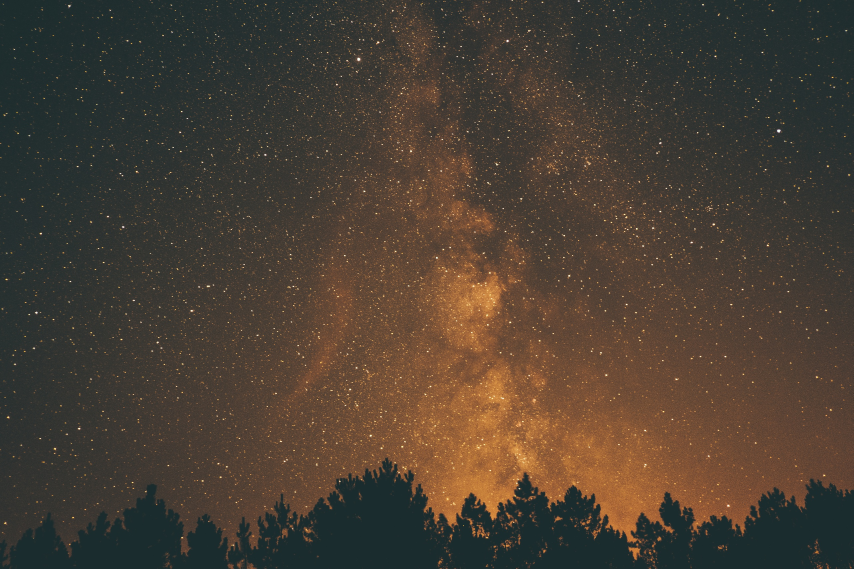
#> input picture assets/image/wallpaper_milkyway.jpg, 2560 x 1706 px (shown at 1/3 size)
$ python -i png_to_qoi.py   (imports and definitions only)
#> lines starting #> are read from the running program, lines starting #| are printed output that depends on the picture
#!/usr/bin/env python3
"""
tools/png_to_qoi.py
Converts images (PNG, JPG, etc.) into the Quite OK Image (QOI) format for Pomelo OS.

Features:
- Self-contained, zero-dependency pure Python QOI encoder (only requires Pillow).
- High-quality Lanczos resampling and center cropping.
- Optional 16-sample supersampled iOS-style Squircle (continuous-curvature) rounded corner mask.
- Directly configured in main() via variables (no command-line arguments needed).
"""

import os
import sys
import math
import struct
import time

try:
    from PIL import Image
except ImportError:
    print("[!] Error: 'Pillow' is required.")
    print("    Install it via: pip install Pillow")
    sys.exit(1)


# =============================================================================
# QOI Encoder Implementation (Pure Python, Full Specification Compliant)
# =============================================================================

QOI_OP_INDEX = 0x00  # 00xxxxxx
QOI_OP_DIFF  = 0x40  # 01xxxxxx
QOI_OP_LUMA  = 0x80  # 10xxxxxx
QOI_OP_RUN   = 0xC0  # 11xxxxxx
QOI_OP_RGB   = 0xFE  # 11111110
QOI_OP_RGBA  = 0xFF  # 11111111

QOI_MAGIC = b"qoif"
QOI_END_MARKER = b"\x00\x00\x00\x00\x00\x00\x00\x01"


def encode_qoi(width: int, height: int, pixels: bytes, channels: int = 4, colorspace: int = 0) -> bytes:
    """
    Encodes raw pixel bytes (RGB or RGBA) into QOI format bytes.
    - width, height: image dimensions in pixels
    - pixels: bytes sequence of length width * height * channels
    - channels: 3 for RGB, 4 for RGBA
    - colorspace: 0 for sRGB with linear alpha
    """
    if channels not in (3, 4):
        raise ValueError(f"Invalid channels: {channels}. Must be 3 (RGB) or 4 (RGBA).")

    out = bytearray(QOI_MAGIC)
    out.extend(struct.pack(">IIBB", width, height, channels, colorspace))

    index = [[0, 0, 0, 0] for _ in range(64)]
    prev_r, prev_g, prev_b, prev_a = 0, 0, 0, 255
    run = 0

    total_pixels = width * height
    stride = channels

    for i in range(0, total_pixels * stride, stride):
        r = pixels[i]
        g = pixels[i + 1]
        b = pixels[i + 2]
        a = pixels[i + 3] if channels == 4 else 255

        if r == prev_r and g == prev_g and b == prev_b and a == prev_a:
            run += 1
            if run == 62:
                out.append(QOI_OP_RUN | (run - 1))
                run = 0
        else:
            if run > 0:
                out.append(QOI_OP_RUN | (run - 1))
                run = 0

            idx = (r * 3 + g * 5 + b * 7 + a * 11) % 64
            if index[idx] == [r, g, b, a]:
                out.append(QOI_OP_INDEX | idx)
            elif a == prev_a:
                vr = (r - prev_r)
                vg = (g - prev_g)
                vb = (b - prev_b)
                # Wraparound handling for 8-bit difference
                if vr > 127: vr -= 256
                elif vr < -128: vr += 256
                if vg > 127: vg -= 256
                elif vg < -128: vg += 256
                if vb > 127: vb -= 256
                elif vb < -128: vb += 256

                vg_r = vr - vg
                vg_b = vb - vg

                if -2 <= vr <= 1 and -2 <= vg <= 1 and -2 <= vb <= 1:
                    out.append(QOI_OP_DIFF | ((vr + 2) << 4) | ((vg + 2) << 2) | (vb + 2))
                elif -32 <= vg <= 31 and -8 <= vg_r <= 7 and -8 <= vg_b <= 7:
                    out.append(QOI_OP_LUMA | (vg + 32))
                    out.append(((vg_r + 8) << 4) | (vg_b + 8))
                else:
                    out.extend([QOI_OP_RGB, r, g, b])
            else:
                out.extend([QOI_OP_RGBA, r, g, b, a])

            index[idx] = [r, g, b, a]
            prev_r, prev_g, prev_b, prev_a = r, g, b, a

    if run > 0:
        out.append(QOI_OP_RUN | (run - 1))

    out.extend(QOI_END_MARKER)
    return bytes(out)


# =============================================================================
# Squircle Mask Generator
# =============================================================================

# [35 lines left out: function generate_squircle_mask, not called in this run]


# =============================================================================
# Image Processing & Conversion Function
# =============================================================================

def convert_image_to_qoi(
    input_path: str,
    output_path: str,
    target_size: tuple = None,
    crop_mode: str = "square",
    squircle: bool = False,
    squircle_radius_ratio: float = 0.225,
) -> None:
    """
    Reads an image, crops/resizes it, optionally applies squircle rounded corners,
    and encodes it into a QOI file.

    Parameters:
    - input_path: path to input image (PNG, JPG, etc.)
    - output_path: destination path for .qoi file
    - target_size: (width, height) tuple, or None to keep original size
    - crop_mode: 'square' for central square crop, 'aspect' for aspect ratio crop, or 'none'
    - squircle: whether to apply continuous-curvature rounded corner alpha mask
    - squircle_radius_ratio: corner radius ratio (default 0.225 for iOS squircle)
    """
#> called with input_path = '../assets/image/wallpaper_milkyway.jpg', output_path = 'out.png', crop_mode = 'square', squircle = False, squircle_radius_ratio = 0.225
    if not os.path.exists(input_path):
        raise FileNotFoundError(f"Input file not found: {input_path}")

    t_start = time.time()
    orig_img = Image.open(input_path)
#> orig_img is the input picture: PIL image 2560x1706 RGB; mean R, G, B 73.4, 62.7, 51.6
    orig_w, orig_h = orig_img.size
#> orig_w = 2560; orig_h = 1706

    # Convert to RGBA for processing
    img = orig_img.convert("RGBA")

    # 1. Cropping
    if crop_mode == "square":
        crop_size = min(orig_w, orig_h)
#> crop_size = 1706
        left = (orig_w - crop_size) // 2
#> left = 427
        top = (orig_h - crop_size) // 2
#> top = 0
        img = img.crop((left, top, left + crop_size, top + crop_size))
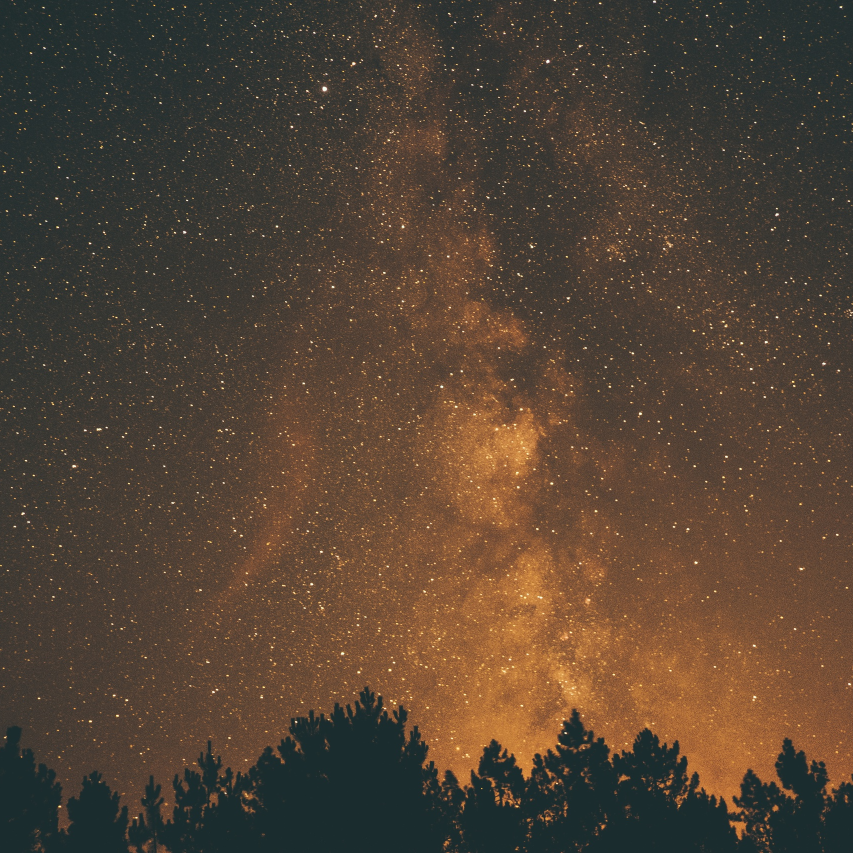
#> img: PIL image 1706x1706 RGBA (shown at 1/2 size); mean R, G, B, A 82.8, 66.8, 52.7, 255
    elif crop_mode == "aspect" and target_size:
        target_w, target_h = target_size
        target_ratio = target_w / target_h
        orig_ratio = orig_w / orig_h
        if orig_ratio > target_ratio:
            # Source is wider than target: crop width
            new_w = int(orig_h * target_ratio)
            left = (orig_w - new_w) // 2
            img = img.crop((left, 0, left + new_w, orig_h))
        else:
            # Source is taller than target: crop height
            new_h = int(orig_w / target_ratio)
            top = (orig_h - new_h) // 2
            img = img.crop((0, top, orig_w, top + new_h))

    # 2. Resampling / Resizing
    lanczos = getattr(Image, "Resampling", Image).LANCZOS
    if target_size:
        img = img.resize(target_size, lanczos)

    final_w, final_h = img.size
#> final_w = 1706; final_h = 1706
    raw_bytes = bytearray(img.tobytes())

    # 3. Squircle rounded corners
    channels = 4
    if squircle:
        if final_w != final_h:
            raise ValueError(f"Squircle mask requires a square image, got {final_w}x{final_h}")
        mask = generate_squircle_mask(final_w, squircle_radius_ratio)
        for idx in range(final_w * final_h):
            orig_alpha = raw_bytes[idx * 4 + 3]
            sq_alpha = mask[idx]
            raw_bytes[idx * 4 + 3] = (orig_alpha * sq_alpha) // 255
    else:
        # If no squircle and image is completely opaque, encode as 3-channel RGB to save space
        has_transparency = any(raw_bytes[i * 4 + 3] < 255 for i in range(final_w * final_h))
#> has_transparency = False
        if not has_transparency:
            channels = 3
            rgb_bytes = bytearray(final_w * final_h * 3)
            for idx in range(final_w * final_h):
                rgb_bytes[idx * 3]     = raw_bytes[idx * 4]
                rgb_bytes[idx * 3 + 1] = raw_bytes[idx * 4 + 1]
                rgb_bytes[idx * 3 + 2] = raw_bytes[idx * 4 + 2]
            raw_bytes = rgb_bytes

    # 4. QOI Encoding
    qoi_data = encode_qoi(final_w, final_h, bytes(raw_bytes), channels=channels)

    # 5. Output
    os.makedirs(os.path.dirname(os.path.abspath(output_path)), exist_ok=True)
    with open(output_path, "wb") as f:
        f.write(qoi_data)

    elapsed_ms = (time.time() - t_start) * 1000
    in_size_kb = os.path.getsize(input_path) / 1024
    out_size_kb = len(qoi_data) / 1024

    print(f"[*] Converted: {os.path.basename(input_path)} -> {os.path.basename(output_path)}")
    print(f"    Dimensions : {orig_w}x{orig_h} -> {final_w}x{final_h} ({channels} channels)")
#|     Dimensions : 2560x1706 -> 1706x1706 (3 channels)
    print(f"    Squircle   : {'Yes (16-sample AA)' if squircle else 'No'}")
    print(f"    File size  : {in_size_kb:.1f} KB -> {out_size_kb:.1f} KB (elapsed: {elapsed_ms:.1f} ms)")
#|     File size  : 1856.1 KB -> 5064.2 KB (elapsed: 17827.5 ms)


# =============================================================================
# Main Entry Point (Define tasks and parameters directly in code)
# =============================================================================

# [70 lines left out: function main, not called in this run]


# [2 lines not run here, left out]

>>> result = convert_image_to_qoi('../assets/image/wallpaper_milkyway.jpg', 'out.png')
